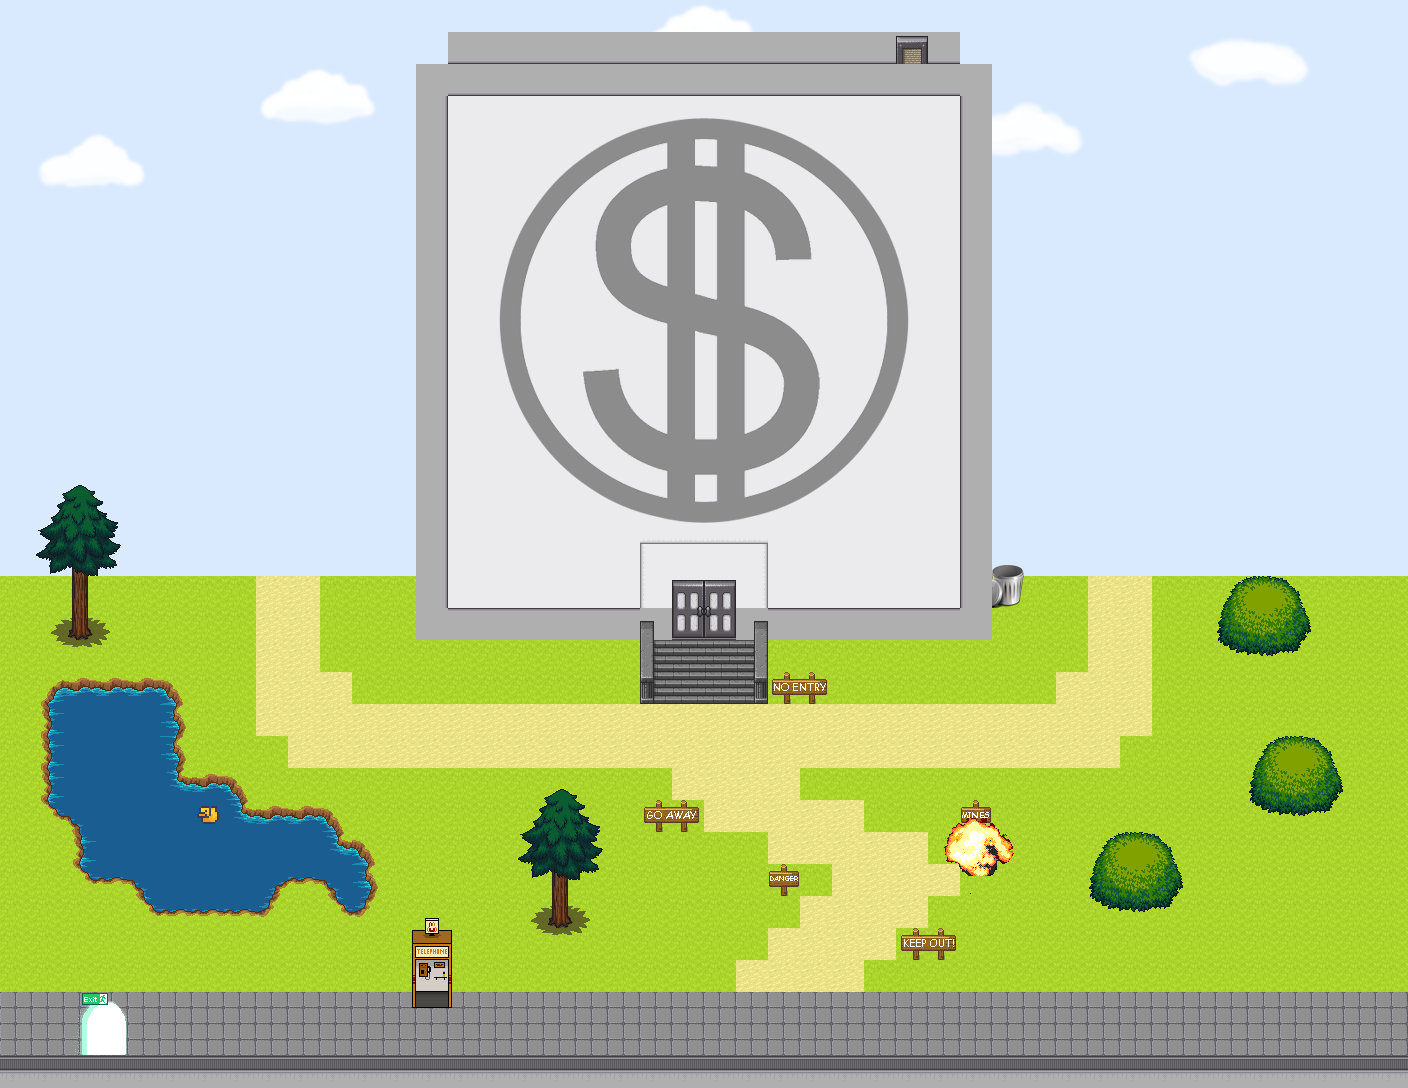

A level layout from a 2D game, rendered from its tile map. Below: a short description, then the map file with tile-grid data replaced by summaries:
An orthogonal 44x34 tile map with 32x32 px tiles, 56 tile layers (start, startRoof, startStairs, startPathLeft, ...), 14 tilesets and 6 objects (3x variable, TriggeredAMine, Bath1, Bath2).

<map version="1.5" tiledversion="1.7.2" orientation="orthogonal" renderorder="right-down" width="44" height="34" tilewidth="32" tileheight="32" infinite="0" nextlayerid="133" nextobjectid="11">
 <editorsettings>
  <export target="main.json" format="json" />
 </editorsettings>
 <properties>
  <property name="mapCopyright" value="&quot;The Money Bin&quot; by Thoddi is licensed unter CC BY-NC-SA 4.0" />
  <property name="mapDescription" value=" " />
  <property name="mapLink" value=" " />
  <property name="mapName" value="The Money Bin" />
  <property name="script" value="https://static.rc3.world/scripts/default/bundle.js" />
 </properties>
 <tileset firstgid="1" source="tiles/mapUtilies.tsx" />
 <tileset firstgid="10" source="tiles/Schilder.tsx" />
 <tileset firstgid="810" source="tiles/ModernInteriors/Room_Builder_3d_walls_32x32.tsx" />
 <tileset firstgid="2130" source="tiles/BaseChip_pipo.tsx" />
 <tileset firstgid="3082" source="tiles/base_out_atlas.tsx" />
 <tileset firstgid="4106" source="tiles/Door3_pipo.tsx" />
 <tileset firstgid="4250" source="tiles/worldExit.tsx" />
 <tileset firstgid="4254" source="tiles/WaterAndFire.tsx" />
 <tileset firstgid="4302" source="tiles/Door1_pipo.tsx" />
 <tileset firstgid="4374" source="tiles/clouds.tsx" />
 <tileset firstgid="4414" source="tiles/signs-outside.tsx" />
 <tileset firstgid="4422" source="tiles/trashcan.tsx" />
 <tileset firstgid="4447" source="tiles/explosion.tsx" />
 <tileset firstgid="4912" source="tiles/phonebooth.tsx" />
 <layer id="18" name="start" width="44" height="34">
  <properties>
   <property name="startLayer" type="bool" value="true" />
  </properties>
  <data>[1496 cells, 12 non-empty, 1 distinct tile ids]</data>
 </layer>
 <layer id="107" name="startRoof" width="44" height="34">
  <properties>
   <property name="startLayer" type="bool" value="true" />
  </properties>
  <data>[1496 cells, 1 non-empty, 1 distinct tile ids]</data>
 </layer>
 <layer id="119" name="startStairs" width="44" height="34">
  <properties>
   <property name="startLayer" type="bool" value="true" />
  </properties>
  <data>[1496 cells, 2 non-empty, 1 distinct tile ids]</data>
 </layer>
 <layer id="123" name="startPathLeft" width="44" height="34">
  <properties>
   <property name="startLayer" type="bool" value="true" />
  </properties>
  <data>[1496 cells, 2 non-empty, 1 distinct tile ids]</data>
 </layer>
 <layer id="128" name="startPathRight" width="44" height="34">
  <properties>
   <property name="startLayer" type="bool" value="true" />
  </properties>
  <data>[1496 cells, 2 non-empty, 1 distinct tile ids]</data>
 </layer>
 <layer id="129" name="startRoofRight" width="44" height="34">
  <properties>
   <property name="startLayer" type="bool" value="true" />
  </properties>
  <data>[1496 cells, 2 non-empty, 1 distinct tile ids]</data>
 </layer>
 <layer id="130" name="startRoofLeft" width="44" height="34">
  <properties>
   <property name="startLayer" type="bool" value="true" />
  </properties>
  <data>[1496 cells, 1 non-empty, 1 distinct tile ids]</data>
 </layer>
 <layer id="93" name="startWater" width="44" height="34">
  <properties>
   <property name="startLayer" type="bool" value="true" />
  </properties>
  <data>[1496 cells, 4 non-empty, 1 distinct tile ids]</data>
 </layer>
 <layer id="94" name="startWater1" width="44" height="34">
  <properties>
   <property name="startLayer" type="bool" value="true" />
  </properties>
  <data>[1496 cells, 1 non-empty, 1 distinct tile ids]</data>
 </layer>
 <layer id="95" name="startWater2" width="44" height="34">
  <properties>
   <property name="startLayer" type="bool" value="true" />
  </properties>
  <data>[1496 cells, 1 non-empty, 1 distinct tile ids]</data>
 </layer>
 <layer id="96" name="startWater3" width="44" height="34">
  <properties>
   <property name="startLayer" type="bool" value="true" />
  </properties>
  <data>[1496 cells, 1 non-empty, 1 distinct tile ids]</data>
 </layer>
 <layer id="97" name="startWater4" width="44" height="34">
  <properties>
   <property name="startLayer" type="bool" value="true" />
  </properties>
  <data>[1496 cells, 1 non-empty, 1 distinct tile ids]</data>
 </layer>
 <layer id="109" name="exitWater1" width="44" height="34">
  <properties>
   <property name="exitUrl" value="main.json#startWater1" />
  </properties>
  <data>[1496 cells, 1 non-empty, 1 distinct tile ids]</data>
 </layer>
 <layer id="110" name="exitWater2" width="44" height="34">
  <properties>
   <property name="exitUrl" value="main.json#startWater2" />
  </properties>
  <data>[1496 cells, 1 non-empty, 1 distinct tile ids]</data>
 </layer>
 <layer id="111" name="exitWater3" width="44" height="34">
  <properties>
   <property name="exitUrl" value="main.json#startWater3" />
  </properties>
  <data>[1496 cells, 1 non-empty, 1 distinct tile ids]</data>
 </layer>
 <layer id="112" name="exitWater4" width="44" height="34">
  <properties>
   <property name="exitUrl" value="main.json#startWater4" />
  </properties>
  <data>[1496 cells, 1 non-empty, 1 distinct tile ids]</data>
 </layer>
 <layer id="124" name="exitPathLeft" width="44" height="34">
  <properties>
   <property name="exitUrl" value="maps/left.json#startPathFront" />
  </properties>
  <data>[1496 cells, 15 non-empty, 1 distinct tile ids]</data>
 </layer>
 <layer id="125" name="exitRoofLeft" width="44" height="34">
  <properties>
   <property name="exitUrl" value="maps/left.json#startRoofFront" />
  </properties>
  <data>[1496 cells, 1 non-empty, 1 distinct tile ids]</data>
 </layer>
 <layer id="126" name="exitPathRight" width="44" height="34">
  <properties>
   <property name="exitUrl" value="maps/right.json#startPathFront" />
  </properties>
  <data>[1496 cells, 15 non-empty, 1 distinct tile ids]</data>
 </layer>
 <layer id="127" name="exitRoofRight" width="44" height="34">
  <properties>
   <property name="exitUrl" value="maps/right.json#startRoofFront" />
  </properties>
  <data>[1496 cells, 1 non-empty, 1 distinct tile ids]</data>
 </layer>
 <layer id="116" name="binDoorStep" width="44" height="34">
  <properties>
   <property name="autoClose" type="bool" value="true" />
   <property name="autoOpen" type="bool" value="true" />
   <property name="doorVariable" value="binDoor" />
   <property name="zone" value="binDoorZone" />
  </properties>
  <data>[1496 cells, 6 non-empty, 1 distinct tile ids]</data>
 </layer>
 <layer id="117" name="roofDoorStep" width="44" height="34">
  <properties>
   <property name="autoClose" type="bool" value="true" />
   <property name="autoOpen" type="bool" value="true" />
   <property name="doorVariable" value="roofDoor" />
   <property name="zone" value="roofDoorZone" />
  </properties>
  <data>[1496 cells, 1 non-empty, 1 distinct tile ids]</data>
 </layer>
 <layer id="122" name="explosionStep" width="44" height="34">
  <properties>
   <property name="autoClose" type="bool" value="true" />
   <property name="autoOpen" type="bool" value="true" />
   <property name="doorVariable" value="mines" />
   <property name="zone" value="minesZone" />
  </properties>
  <data>[1496 cells, 1 non-empty, 1 distinct tile ids]</data>
 </layer>
 <layer id="23" name="exitToBin" width="44" height="34">
  <properties>
   <property name="exitUrl" value="maps/01.json#start" />
  </properties>
  <data>[1496 cells, 2 non-empty, 1 distinct tile ids]</data>
 </layer>
 <layer id="118" name="exitRoof" width="44" height="34">
  <properties>
   <property name="exitUrl" value="maps/12.json#startFromUp" />
  </properties>
  <data>[1496 cells, 1 non-empty, 1 distinct tile ids]</data>
 </layer>
 <layer id="29" name="silent" width="44" height="34">
  <properties>
   <property name="silent" type="bool" value="true" />
  </properties>
  <data>[1496 cells, 12 non-empty, 1 distinct tile ids]</data>
 </layer>
 <layer id="132" name="jitsi_global" width="44" height="34">
  <properties>
   <property name="jitsiRoom" value="shared-GlobalPhonebooth" />
   <property name="jitsiTrigger" value="onaction" />
   <property name="jitsiTriggerMessage" value="Press SPACE to call other players..." />
  </properties>
  <data>[1496 cells, 1 non-empty, 1 distinct tile ids]</data>
 </layer>
 <layer id="73" name="Block" width="44" height="34">
  <data>[1496 cells, 174 non-empty, 1 distinct tile ids]</data>
 </layer>
 <layer id="75" name="Grass and Street" width="44" height="34">
  <data>[1496 cells, 704 non-empty, 3 distinct tile ids]</data>
 </layer>
 <layer id="104" name="Sky" width="44" height="34">
  <data>[1496 cells, 792 non-empty, 1 distinct tile ids]</data>
 </layer>
 <layer id="105" name="Clouds" width="44" height="34">
  <data>[1496 cells, 40 non-empty, 32 distinct tile ids]</data>
 </layer>
 <layer id="101" name="exitToWorld" width="44" height="34">
  <properties>
   <property name="exitUrl" value="world://lobby/rest-of-2020.json#start_moneybin" />
  </properties>
  <data>[1496 cells, 4 non-empty, 4 distinct tile ids]</data>
 </layer>
 <layer id="86" name="Path" width="44" height="34">
  <data>[1496 cells, 102 non-empty, 1 distinct tile ids]</data>
 </layer>
 <layer id="87" name="Water" width="44" height="34">
  <data>[1496 cells, 59 non-empty, 12 distinct tile ids]</data>
 </layer>
 <layer id="92" name="OnWater" width="44" height="34">
  <data>[1496 cells, 1 non-empty, 1 distinct tile ids]</data>
 </layer>
 <layer id="89" name="Trees1" width="44" height="34">
  <data>[1496 cells, 13 non-empty, 7 distinct tile ids]</data>
 </layer>
 <layer id="88" name="Bushes1" width="44" height="34">
  <data>[1496 cells, 28 non-empty, 16 distinct tile ids]</data>
 </layer>
 <layer id="120" name="explosionOff" width="44" height="34">
  <data>[1496 cells, 0 non-empty, 0 distinct tile ids]</data>
 </layer>
 <layer id="84" name="binDoorOpen2" width="44" height="34">
  <data>[1496 cells, 0 non-empty, 0 distinct tile ids]</data>
 </layer>
 <layer id="76" name="BinWalls" width="44" height="34">
  <data>[1496 cells, 324 non-empty, 3 distinct tile ids]</data>
 </layer>
 <layer id="80" name="BinWalls2" width="44" height="34">
  <data>[1496 cells, 60 non-empty, 7 distinct tile ids]</data>
 </layer>
 <layer id="79" name="binDoorOpen1" width="44" height="34">
  <data>[1496 cells, 7 non-empty, 5 distinct tile ids]</data>
 </layer>
 <layer id="106" name="Dollar" width="44" height="34">
  <data>[1496 cells, 196 non-empty, 196 distinct tile ids]</data>
 </layer>
 <layer id="82" name="Roof" width="44" height="34">
  <data>[1496 cells, 16 non-empty, 1 distinct tile ids]</data>
 </layer>
 <layer id="114" name="roofDoorOpen2" width="44" height="34">
  <data>[1496 cells, 1 non-empty, 1 distinct tile ids]</data>
 </layer>
 <layer id="113" name="roofDoorOpen1" width="44" height="34">
  <data>[1496 cells, 1 non-empty, 1 distinct tile ids]</data>
 </layer>
 <layer id="77" name="Stairs" width="44" height="34">
  <data>[1496 cells, 10 non-empty, 8 distinct tile ids]</data>
 </layer>
 <layer id="85" name="binDoorClose2" width="44" height="34">
  <data>[1496 cells, 4 non-empty, 2 distinct tile ids]</data>
 </layer>
 <layer id="78" name="binDoorClose1" width="44" height="34">
  <data>[1496 cells, 4 non-empty, 2 distinct tile ids]</data>
 </layer>
 <layer id="103" name="roofDoorClose1" width="44" height="34">
  <data>[1496 cells, 1 non-empty, 1 distinct tile ids]</data>
 </layer>
 <layer id="115" name="roofDoorClose2" width="44" height="34">
  <data>[1496 cells, 1 non-empty, 1 distinct tile ids]</data>
 </layer>
 <layer id="131" name="Phonebooth" width="44" height="34">
  <data>[1496 cells, 12 non-empty, 12 distinct tile ids]</data>
 </layer>
 <objectgroup id="17" name="floorLayer">
  <object id="5" name="binDoor" type="variable" x="576" y="612">
   <properties>
    <property name="closeLayer">binDoorClose1
binDoorClose2</property>
    <property name="default" type="bool" value="false" />
    <property name="door" type="bool" value="true" />
    <property name="openLayer">binDoorOpen1
binDoorOpen2</property>
   </properties>
   <point />
  </object>
  <object id="7" name="mines" type="variable" x="927" y="807">
   <properties>
    <property name="closeLayer" value="explosionOff" />
    <property name="default" type="bool" value="false" />
    <property name="door" type="bool" value="true" />
    <property name="openLayer" value="explosionOn" />
   </properties>
   <point />
  </object>
  <object id="6" name="roofDoor" type="variable" x="802" y="58">
   <properties>
    <property name="closeLayer">roofDoorClose1
roofDoorClose2</property>
    <property name="default" type="bool" value="false" />
    <property name="door" type="bool" value="true" />
    <property name="openLayer">roofDoorOpen1
roofDoorOpen2</property>
   </properties>
   <point />
  </object>
  <object id="8" name="TriggeredAMine" x="962.667" y="834" width="27" height="28">
   <properties>
    <property name="getBadge" value="Ahc8E6iRoRHBY2lB9nvp1o4b0hTyYFeQOSwjfdvy2KOzqHWjwA" />
   </properties>
  </object>
  <object id="9" name="Bath1" x="162.5" y="833" width="89.5" height="27">
   <properties>
    <property name="getBadge" value="wk04mnHdZVCPeLBvPakplc9mdoy7s2UAbkvtdmsPSjkkkOIj0F" />
   </properties>
  </object>
  <object id="10" name="Bath2" x="162.5" y="800" width="31" height="32">
   <properties>
    <property name="getBadge" value="wk04mnHdZVCPeLBvPakplc9mdoy7s2UAbkvtdmsPSjkkkOIj0F" />
   </properties>
  </object>
 </objectgroup>
 <layer id="90" name="Trees2" width="44" height="34">
  <data>[1496 cells, 3 non-empty, 2 distinct tile ids]</data>
 </layer>
 <layer id="91" name="Bushes2" width="44" height="34">
  <data>[1496 cells, 30 non-empty, 24 distinct tile ids]</data>
 </layer>
 <layer id="121" name="explosionOn" width="44" height="34">
  <data>[1496 cells, 9 non-empty, 9 distinct tile ids]</data>
 </layer>
 <layer id="83" name="BinWallsAbove" width="44" height="34">
  <data>[1496 cells, 18 non-empty, 2 distinct tile ids]</data>
 </layer>
</map>
